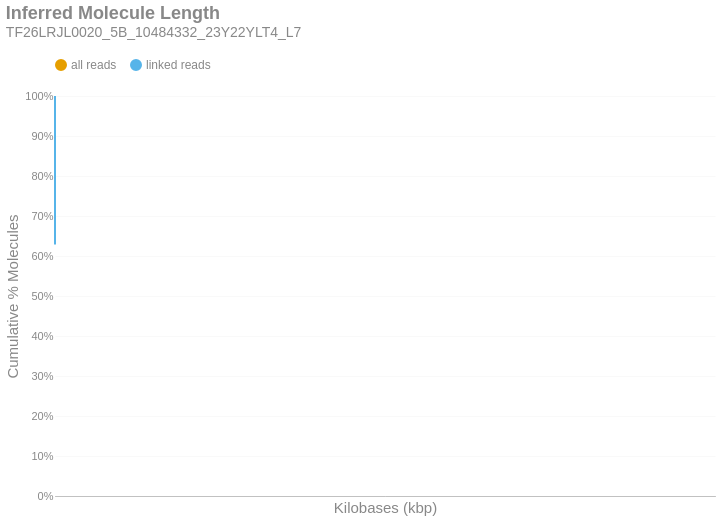

The notebook cell this image was saved under:
### Markdown cell above
### Inferred Molecule Length
This is the cumulative frequency distribution of molecule lengths inferred from the first and last alignment positions along a contig for all alignments associated with a single linked-read barcode on a given contig.There are two distributions: one with `all` the alignments (yellow) and another with only `linked reads` (blue). The percent of molecules in the `linked reads` distribution is relative to the total number of linked molecules.

### Code cell
if SKIPLR:
    print_html(f"Skipped")
else:
    binned_df = consolidated_hist(valids['length_inferred']/1000, mask, 10, True)
    binned_df = binned_df.with_columns(
        pl.when(pl.col('bin').cast(pl.Utf8) == '0').then(pl.lit('1')).otherwise(pl.col('bin').cast(pl.Utf8)).alias('bin')
    )
    with SafeRender(binned_df):
        (
            density_plot(binned_df, 'Inferred Molecule Length', samplename, 'inferredlen')
            .transform_calculate(bin_kb='datum.bin / 1000')
            .encode(
                x=alt.X('bin_kb:Q', title="Kilobases (kbp)").scale(type='log', padding=0).axis(labelAngle=-40),
                y=alt.Y('value:Q', title='Cumulative % Molecules')
                    .axis(format='%')
                    .stack(False)
                    .scale(domainMin=0, domainMax=1,padding=0),
                color=alt.Color("key:N").scale(domain = ["all reads", "linked reads"]),
                tooltip = [
                    alt.Tooltip("key:N", title = "Data Type"),
                    alt.Tooltip("range_label:N", title="Kilobases"),
                    alt.Tooltip("value:Q", format = ".2%", title="% Molecules (Cum.)")
                ]
            )
        ).display()

### Figure 1 — Vega-Lite specification as saved in the notebook (floating-point values rounded to 4 significant figures)
{"width": "container", "height": 400, "config": {"title": {"anchor": "start", "dy": -15, "fontSize": 18, "color": "#888888", "subtitleColor": "#888888", "subtitleFontSize": 14}, "arc": {"fill": "#0072B2"}, "axis": {"domainColor": "#888888", "domainWidth": 0.5, "gridWidth": 0.2, "grid": false, "titleFontWeight": 400, "titleFontSize": 15, "labelFontSize": 11, "labelColor": "#888888", "tickColor": "#888888", "tickWidth": 0.2, "titleColor": "#888888"}, "axisBand": {"grid": false}, "axisX": {"grid": true, "tickSize": 10, "domainCap": "round"}, "axisY": {"domain": false, "grid": true, "tickSize": 0, "domainCap": "round"}, "background": "transparent", "header": {"labelFontSize": 15, "labelColor": "#888888", "titleFontSize": 15, "titleFontWeight": 600, "titleColor": "#888888"}, "legend": {"labelFont": "sans-serif", "labelFontSize": 12, "labelColor": "#888888", "symbolSize": 100, "symbolType": "circle", "titleFontSize": 12, "titlePadding": 10, "titleColor": "#888888", "title": null, "orient": "top"}, "range": {"category": ["#E69F00", "#56B4E9", "#009E73", "#F0E442", "#0072B2", "#D55E00", "#CC79A7", "#000000"], "diverging": ["#cfe8f3", "#a2d4ec", "#73bfe2", "#46abdb", "#1696d2", "#12719e"]}, "area": {"fill": "#0072B2", "fillOpacity": 0.7, "line": true, "strokeOpacity": 0.7}, "line": {"color": "#0072B2", "stroke": "#0072B2", "strokeWidth": 2}, "trail": {"color": "#0072B2", "stroke": "#0072B2", "strokeWidth": 0, "size": 1}, "point": {"filled": true, "fillOpacity": 1.0, "size": 95}, "text": {"color": "#888888", "fontSize": 11, "align": "right", "fontWeight": 400, "size": 11}, "bar": {"fill": "#0072B2", "stroke": null}, "view": {"stroke": null, "continuousWidth": 660, "continuousHeight": 400}}, "data": {"name": "data-150fcf01b9f477cd857cbe9d262440c0"}, "mark": {"type": "line", "interpolate": "monotone", "point": {"opacity": 0, "size": 275}}, "encoding": {"color": {"field": "key", "scale": {"domain": ["all reads", "linked reads"]}, "type": "nominal"}, "tooltip": [{"field": "key", "title": "Data Type", "type": "nominal"}, {"field": "range_label", "title": "Kilobases", "type": "nominal"}, {"field": "value", "format": ".2%", "title": "% Molecules (Cum.)", "type": "quantitative"}], "x": {"axis": {"labelAngle": -40}, "field": "bin_kb", "scale": {"type": "log", "padding": 0}, "title": "Kilobases (kbp)", "type": "quantitative"}, "y": {"axis": {"format": "%"}, "field": "value", "scale": {"domainMin": 0, "domainMax": 1, "padding": 0}, "stack": false, "title": "Cumulative % Molecules", "type": "quantitative"}}, "params": [{"name": "param_c36ac31b6afebe62", "select": {"type": "point", "fields": ["key"]}, "bind": "legend"}], "title": {"text": "Inferred Molecule Length", "subtitle": "TF26LRJL0020_5B_10484332_23Y22YLT4_L7"}, "transform": [{"fold": ["all reads (cumsum)", "linked reads (cumsum)"]}, {"calculate": "replace(datum.key, ' (cumsum)', '')", "as": "key"}, {"filter": {"param": "param_c36ac31b6afebe62"}}, {"calculate": "datum.bin / 1000", "as": "bin_kb"}], "usermeta": {"embedOptions": {"downloadFileName": "TF26LRJL0020_5B_10484332_23Y22YLT4_L7.inferredlen"}}, "$schema": "https://vega.github.io/schema/vega-lite/v6.4.1.json", "datasets": {"data-150fcf01b9f477cd857cbe9d262440c0": [{"bin": "0.0", "interval": "0.0-10.0", "all reads": 0.866, "linked reads": 0.6289, "all reads (cumsum)": 0.866, "linked reads (cumsum)": 0.6289, "range_label": "0-9"}, {"bin": "10.0", "interval": "10.0-20.0", "all reads": 0.08092, "linked reads": 0.2236, "all reads (cumsum)": 0.9469, "linked reads (cumsum)": 0.8525, "range_label": "10-19"}, {"bin": "20.0", "interval": "20.0-30.0", "all reads": 0.0329, "linked reads": 0.09139, "all reads (cumsum)": 0.9798, "linked reads (cumsum)": 0.9439, "range_label": "20-29"}, {"bin": "30.0", "interval": "30.0-40.0", "all reads": 0.01263, "linked reads": 0.03504, "all reads (cumsum)": 0.9924, "linked reads (cumsum)": 0.9789, "range_label": "30-39"}, {"bin": "40.0", "interval": "40.0-50.0", "all reads": 0.005239, "linked reads": 0.01443, "all reads (cumsum)": 0.9976, "linked reads (cumsum)": 0.9933, "range_label": "40-49"}, {"bin": "50.0", "interval": "50.0-60.0", "all reads": 0.001581, "linked reads": 0.004463, "all reads (cumsum)": 0.9992, "linked reads (cumsum)": 0.9978, "range_label": "50-59"}, {"bin": "60.0", "interval": "60.0-70.0", "all reads": 0.0004932, "linked reads": 0.001398, "all reads (cumsum)": 0.9997, "linked reads (cumsum)": 0.9992, "range_label": "60-69"}, {"bin": "70.0", "interval": "70.0-80.0", "all reads": 0.0001842, "linked reads": 0.0005204, "all reads (cumsum)": 0.9999, "linked reads (cumsum)": 0.9997, "range_label": "70-79"}, {"bin": "80.0", "interval": "80.0-90.0", "all reads": 6.198e-05, "linked reads": 0.000176, "all reads (cumsum)": 1.0, "linked reads (cumsum)": 0.9999, "range_label": "80-89"}, {"bin": "90.0", "interval": "90.0-100.0", "all reads": 2.401e-05, "linked reads": 6.815e-05, "all reads (cumsum)": 1.0, "linked reads (cumsum)": 1.0, "range_label": "90-99"}, {"bin": "100.0", "interval": "100.0-110.0", "all reads": 1.048e-05, "linked reads": 2.85e-05, "all reads (cumsum)": 1.0, "linked reads (cumsum)": 1.0, "range_label": "100-109"}, {"bin": "110.0", "interval": "110.0-120.0", "all reads": 1.746e-06, "linked reads": 4.957e-06, "all reads (cumsum)": 1.0, "linked reads (cumsum)": 1.0, "range_label": "110-119"}, {"bin": "120.0", "interval": "120.0-130.0", "all reads": 2.619e-06, "linked reads": 7.435e-06, "all reads (cumsum)": 1.0, "linked reads (cumsum)": 1.0, "range_label": "120-129"}, {"bin": "130.0", "interval": "130.0-140.0", "all reads": 0.0, "linked reads": 0.0, "all reads (cumsum)": 1.0, "linked reads (cumsum)": 1.0, "range_label": "130-139"}, {"bin": "140.0", "interval": "140.0-150.0", "all reads": 4.365e-07, "linked reads": 1.239e-06, "all reads (cumsum)": 1.0, "linked reads (cumsum)": 1.0, "range_label": "140-149"}, {"bin": "150.0", "interval": "150.0-160.0", "all reads": 4.365e-07, "linked reads": 1.239e-06, "all reads (cumsum)": 1.0, "linked reads (cumsum)": 1.0, "range_label": "150-159"}]}}
